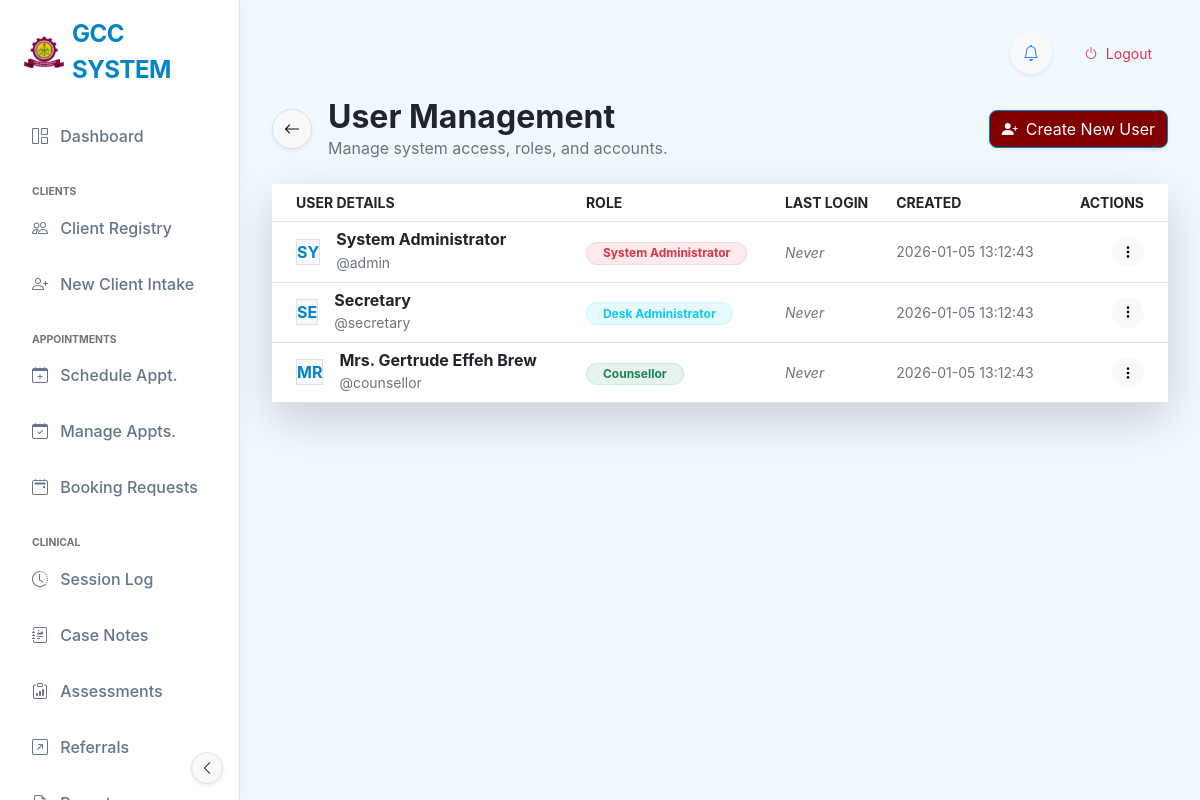
Page /admin/users (signed in) on the committed database.
### tables this page shows
CREATE TABLE app_settings (
            id INTEGER PRIMARY KEY AUTOINCREMENT,
            setting_name TEXT NOT NULL UNIQUE,
            setting_value TEXT
        , updated_at TIMESTAMP, global_id TEXT, last_synced_at TEXT, is_deleted BOOLEAN DEFAULT 0);

CREATE TABLE users (
            id INTEGER PRIMARY KEY AUTOINCREMENT,
            username TEXT NOT NULL UNIQUE,
            password_hash TEXT NOT NULL,
            full_name TEXT,
            role TEXT NOT NULL, -- 'Secretary', 'Counsellor', 'Admin'
            last_login TIMESTAMP,
            created_at TIMESTAMP DEFAULT CURRENT_TIMESTAMP
        , phone TEXT, email TEXT, profile_pic TEXT);

### app.py (the view)
@app.route('/admin/users')
@login_required
def admin_users():
    if session.get('role') != 'Admin':
        flash('Unauthorized access.', 'error')
        return redirect(url_for('dashboard'))
    conn = get_db_connection()
    users = conn.execute(
        'SELECT * FROM users ORDER BY created_at DESC').fetchall()
    conn.close()
    return render_template('admin_users.html', users=users)

### templates/admin_users.html (shortened to what this page needs)
{% extends "base_modern.html" %}
{% block content %}
<div class="row mb-4">
    <div class="col-12">
        <div class="d-flex justify-content-between align-items-center">
            <div class="d-flex align-items-center">
                <a href="javascript:history.back()" class="btn btn-light border rounded-circle shadow-sm me-3"
                    style="width: 40px; height: 40px; display: flex; align-items: center; justify-content: center;">
                    <i class="bi bi-arrow-left"></i>
                </a>
                <div>
                    <h2 class="fw-bold mb-0 text-dark">User Management</h2>
                    <p class="text-muted mb-0">Manage system access, roles, and accounts.</p>
                </div>
            </div>
            <a href="{{ url_for('admin_add_user') }}" class="btn btn-primary shadow-sm btn-hover-lift">
                <i class="bi bi-person-plus-fill me-2"></i>Create New User
            </a>
        </div>
    </div>
</div>
<div class="card card-glass border-0 shadow-lg">
    <div class="card-body p-0">
        <div class="table-responsive">
            <table class="table table-hover align-middle table-borderless mb-0">
                <thead class="bg-light bg-opacity-50 border-bottom">
                    <tr class="text-uppercase text-muted small">
                        <th class="ps-4">User Details</th>
                        <th>Role</th>
                        <th>Last Login</th>
                        <th>Created</th>
                        <th class="text-end pe-4">Actions</th>
                    </tr>
                </thead>
                <tbody>
                    {% for user in users %}
                    <tr class="row-hover border-bottom">
                        <td class="ps-4">
                            <div class="d-flex align-items-center">
                                <div class="avatar-circle bg-light text-primary fw-bold me-3 border">
                                    {{ user.full_name[:2].upper() }}
                                </div>
                                <div>
                                    <h6 class="mb-0 fw-bold text-dark">{{ user.full_name }}</h6>
                                    <small class="text-muted">@{{ user.username }}</small>
                                </div>
                            </div>
                        </td>
                        <td>
                            {% if user.role == 'Admin' %}
                            <span
                                class="badge bg-danger bg-opacity-10 text-danger border border-danger border-opacity-10 rounded-pill px-3">System Administrator</span>
                            {% elif user.role == 'Secretary' %}
                            <span
                                class="badge bg-info bg-opacity-10 text-info border border-info border-opacity-10 rounded-pill px-3">Desk Administrator</span>
                            {% else %}
                            <span
                                class="badge bg-success bg-opacity-10 text-success border border-success border-opacity-10 rounded-pill px-3">Counsellor</span>
                            {% endif %}
                        </td>
                        <td>
                            {% if user.last_login %}
                            <span class="small text-dark">{{ user.last_login }}</span>
                            {% else %}
                            <span class="text-muted small fst-italic">Never</span>
                            {% endif %}
                        </td>
                        <td class="text-muted small">
                            {{ user.created_at or 'N/A' }}
                        </td>
                        <td class="text-end pe-4">
                            <div class="dropdown">
                                <button class="btn btn-light btn-sm rounded-circle" type="button"
                                    data-bs-toggle="dropdown">
                                    <i class="bi bi-three-dots-vertical"></i>
                                </button>
                            </div>
                        </td>
                    </tr>
                    {% endfor %}
                </tbody>
            </table>
        </div>
    </div>
</div>
{% endblock %}

### templates/base_modern.html (shortened to what this page needs)
<!DOCTYPE html>
<html lang="en">
<head>
    <link href="{{ url_for('static', filename='css/bootstrap.min.css') }}" rel="stylesheet">
    <link rel="stylesheet" href="{{ url_for('static', filename='css/bootstrap-icons.css') }}">
    <link rel="stylesheet" href="{{ url_for('static', filename='css/modern_theme.css') }}?v=2.2">
</head>
<body data-theme="{{ settings.get('active_theme', 'default') }}">
    <nav class="sidebar-glass d-flex flex-column flex-shrink-0 p-3" id="sidebar">
        <div class="mb-4">
            <a href="/" class="d-flex align-items-center link-dark text-decoration-none logo-container ps-2">
                {% if settings.logo_url %}
                <img src="{{ settings.logo_url }}" class="me-2"
                    style="max-height: 40px; max-width: 40px; object-fit: contain;">
                {% else %}
                <div class="bg-gradient p-2 rounded-3 me-2" style="background: maroon; color: white;">
                    <i class="bi bi-heart-pulse-fill fs-4"></i>
                </div>
                {% endif %}
                <span class="fs-4 fw-bold sidebar-header-text" style="letter-spacing: -0.02em; color: var(--brand-primary);">{{ settings.get('system_name', 'USTED SYSTEM') }}</span>
            </a>
        </div>
        <ul class="nav nav-pills flex-column mb-auto">
            <li class="nav-item">
                <a href="{{ url_for('dashboard') }}"
                    class="nav-link {% if request.endpoint == 'dashboard' %}active{% endif %}" title="Dashboard"
                    data-bs-toggle="tooltip" data-bs-placement="right">
                    <i class="bi bi-grid-1x2 me-2"></i> <span>Dashboard</span>
                </a>
            </li>
            {% if session.get('role') in ['Secretary', 'Admin', 'Counsellor', 'Counselor'] %}
            <li class="mt-3 text-uppercase small text-muted fw-bold ps-3 mb-1 nav-category-header" style="font-size:0.65rem;">Clients</li>
            <li>
                <a href="{{ url_for('students') }}"
                    class="nav-link {% if 'student' in request.endpoint and 'intake' not in request.endpoint %}active{% endif %}"
                    title="Client Registry" data-bs-toggle="tooltip" data-bs-placement="right">
                    <i class="bi bi-people me-2"></i> <span>Client Registry</span>
                </a>
            </li>
            <li>
                <a href="{{ url_for('intake') }}"
                    class="nav-link {% if 'intake' in request.endpoint %}active{% endif %}" title="New Client Intake"
                    data-bs-toggle="tooltip" data-bs-placement="right">
                    <i class="bi bi-person-plus me-2"></i> <span>New Client Intake</span>
                </a>
            </li>
            <li class="mt-3 text-uppercase small text-muted fw-bold ps-3 mb-1 nav-category-header" style="font-size:0.65rem;">Appointments</li>
            <li>
                <a href="{{ url_for('appointment') }}"
                    class="nav-link {% if request.endpoint == 'appointment' %}active{% endif %}"
                    title="Schedule Appointment" data-bs-toggle="tooltip" data-bs-placement="right">
                    <i class="bi bi-calendar-plus me-2"></i> <span>Schedule Appt.</span>
                </a>
            </li>
            <li>
                <a href="{{ url_for('manage_appointments') }}"
                    class="nav-link {% if 'manage_appointments' in request.endpoint %}active{% endif %}"
                    title="Manage Appointments" data-bs-toggle="tooltip" data-bs-placement="right">
                    <i class="bi bi-calendar-check me-2"></i> <span>Manage Appts.</span>
                </a>
            </li>
            <li>
                <a href="/admin/bookings"
                    class="nav-link {% if 'bookings' in request.endpoint %}active{% endif %}" title="Booking Requests"
                    data-bs-toggle="tooltip" data-bs-placement="right">
                    <i class="bi bi-calendar2-event me-2"></i>
                    <span>Booking Requests</span>
                </a>
            </li>
            {% endif %}
            {% if (session.get('role') or '')|trim in ['Counsellor', 'Counselor', 'Admin'] %}
            <li class="mt-3 text-uppercase small text-muted fw-bold ps-3 mb-1 nav-category-header" style="font-size:0.65rem;">Clinical</li>
            <li>
                <a href="{{ url_for('sessions_list') }}"
                    class="nav-link {% if 'session' in request.endpoint and 'case' not in request.endpoint %}active{% endif %}"
                    title="Session Log" data-bs-toggle="tooltip" data-bs-placement="right">
                    <i class="bi bi-clock-history me-2"></i> <span>Session Log</span>
                </a>
            </li>
            <li>
                <a href="{{ url_for('case_notes_list') }}"
                    class="nav-link {% if 'case_notes' in request.endpoint %}active{% endif %}" title="Case Notes"
                    data-bs-toggle="tooltip" data-bs-placement="right">
                    <i class="bi bi-journal-richtext me-2"></i> <span>Case Notes</span>
                </a>
            </li>
            <li>
                <a href="{{ url_for('dass21_list') }}"
                    class="nav-link {% if 'dass21' in request.endpoint %}active{% endif %}" title="Assessments"
                    data-bs-toggle="tooltip" data-bs-placement="right">
                    <i class="bi bi-clipboard-data me-2"></i> <span>Assessments</span>
                </a>
            </li>
            <li>
                <a href="{{ url_for('all_referrals') }}"
                    class="nav-link {% if 'referral' in request.endpoint %}active{% endif %}" title="Referrals"
                    data-bs-toggle="tooltip" data-bs-placement="right">
                    <i class="bi bi-arrow-up-right-square me-2"></i> <span>Referrals</span>
                </a>
            </li>
            <li>
                <a href="{{ url_for('reports_list') }}"
                    class="nav-link {% if 'report' in request.endpoint %}active{% endif %}" title="Reports"
                    data-bs-toggle="tooltip" data-bs-placement="right">
                    <i class="bi bi-file-earmark-bar-graph me-2"></i> <span>Reports</span>
                </a>
            </li>
            {% endif %}
        </ul>
                    {% set role_labels = {'Secretary': 'Desk Administrator', 'Admin': 'System Administrator', 'Counsellor': 'Counsellor', 'Counselor': 'Counsellor'} %}
                    {% set display_name = session.get('full_name', 'User') %}
                    {% if display_name.strip().lower() in ['secretary', 'admin', 'counsellor', 'counselor'] %}
                        {% set display_name = role_labels.get(session.get('role'), display_name) %}
                    {% endif %}
        <button
            class="btn btn-sm btn-light border position-absolute bottom-0 end-0 m-3 rounded-circle shadow-sm d-none d-md-flex align-items-center justify-content-center"
            id="sidebarToggle" style="width: 32px; height: 32px; z-index: 1050;">
            <i class="bi bi-chevron-left"></i>
        </button>
    </nav>
    <main class="main-content">
        <div class="d-flex justify-content-between align-items-center mb-4 gap-3">
            <div class="d-flex align-items-center gap-3">
                <div class="dropdown">
                    <button class="btn btn-light rounded-circle position-relative shadow-sm" type="button"
                        id="notifDropdown" data-bs-toggle="dropdown" aria-expanded="false"
                        style="width: 42px; height: 42px;">
                        <i class="bi bi-bell text-secondary"></i>
                    </button>
                </div>
                <a href="{{ url_for('logout') }}" class="btn btn-outline-danger border-0 btn-sm rounded-pill px-3">
                    <i class="bi bi-power me-1"></i> Logout
                </a>
            </div>
        </div>
        {% block content %}{% endblock %}
    </main>
</body>
</html>

### rows in the picture
app_settings: logo_url (picture)
app_settings: get "GCC SYSTEM"
users: full_name "SY", full_name "System Administrator", username "admin", role "System Administrator", created_at "2026-01-05 13:12:43"
users: full_name "SE", full_name "Secretary", username "secretary", role "Desk Administrator", created_at "2026-01-05 13:12:43"
users: full_name "MR", full_name "Mrs. Gertrude Effeh Brew", username "counsellor", role "Counsellor", created_at "2026-01-05 13:12:43"
